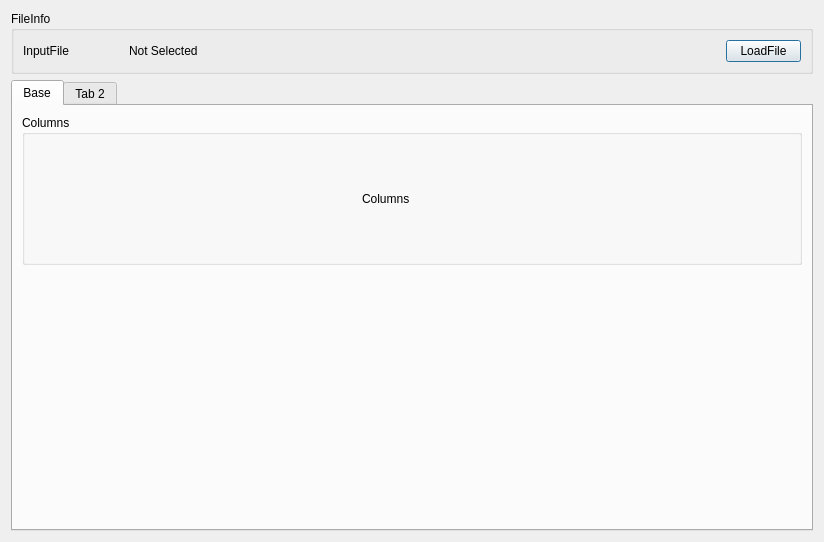
<?xml version="1.0" encoding="UTF-8"?>
<ui version="4.0">
 <class>Dialog</class>
 <widget class="QDialog" name="Dialog">
  <property name="geometry">
   <rect>
    <x>0</x>
    <y>0</y>
    <width>824</width>
    <height>542</height>
   </rect>
  </property>
  <property name="windowTitle">
   <string>Dialog</string>
  </property>
  <layout class="QVBoxLayout" name="verticalLayout">
   <item>
    <widget class="QGroupBox" name="groupBox">
     <property name="title">
      <string>FileInfo</string>
     </property>
     <layout class="QHBoxLayout" name="horizontalLayout">
      <item>
       <widget class="QLabel" name="label">
        <property name="maximumSize">
         <size>
          <width>100</width>
          <height>16777215</height>
         </size>
        </property>
        <property name="text">
         <string>InputFile</string>
        </property>
       </widget>
      </item>
      <item>
       <widget class="QLabel" name="inputFileLabel">
        <property name="text">
         <string>Not Selected</string>
        </property>
       </widget>
      </item>
      <item>
       <widget class="QPushButton" name="loadButton">
        <property name="maximumSize">
         <size>
          <width>75</width>
          <height>16777215</height>
         </size>
        </property>
        <property name="text">
         <string>LoadFile</string>
        </property>
       </widget>
      </item>
     </layout>
    </widget>
   </item>
   <item>
    <widget class="QTabWidget" name="tabWidget">
     <widget class="QWidget" name="tab1">
      <attribute name="title">
       <string>Base</string>
      </attribute>
      <layout class="QVBoxLayout" name="verticalLayout_2">
       <item>
        <widget class="QGroupBox" name="groupBox_2">
         <property name="minimumSize">
          <size>
           <width>0</width>
           <height>150</height>
          </size>
         </property>
         <property name="title">
          <string>Columns</string>
         </property>
         <layout class="QHBoxLayout" name="horizontalLayout_2">
          <item>
           <widget class="QLabel" name="label_2">
            <property name="maximumSize">
             <size>
              <width>100</width>
              <height>16777215</height>
             </size>
            </property>
            <property name="text">
             <string>Columns</string>
            </property>
           </widget>
          </item>
          <item>
           <layout class="QVBoxLayout" name="columns_container"/>
          </item>
         </layout>
        </widget>
       </item>
       <item>
        <spacer name="verticalSpacer">
         <property name="orientation">
          <enum>Qt::Vertical</enum>
         </property>
         <property name="sizeHint" stdset="0">
          <size>
           <width>20</width>
           <height>40</height>
          </size>
         </property>
        </spacer>
       </item>
      </layout>
     </widget>
     <widget class="QWidget" name="tab2">
      <attribute name="title">
       <string>Tab 2</string>
      </attribute>
     </widget>
    </widget>
   </item>
  </layout>
 </widget>
 <resources/>
 <connections/>
</ui>
